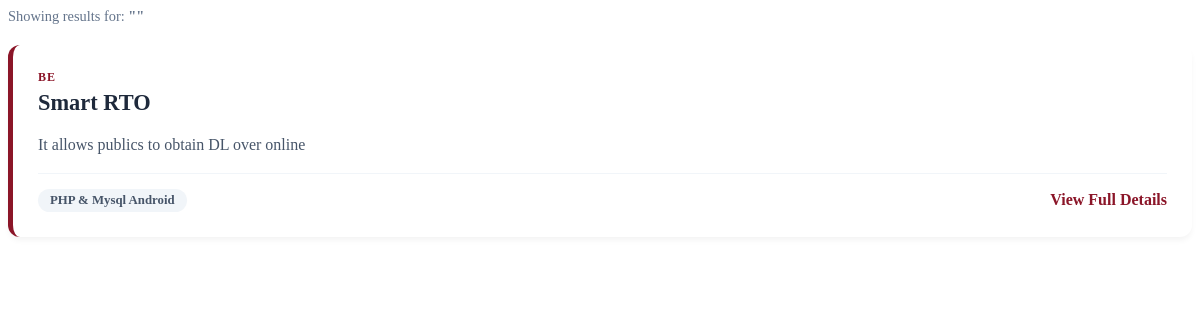
Screenshot of /getresult.php with the database file from the repository.
### tables this page shows
CREATE TABLE `projects` (
  `pid` varchar(20) NOT NULL,
  `title` varchar(100) NOT NULL,
  `year` int(11) NOT NULL,
  `deptid` varchar(10) DEFAULT NULL,
  `guide` varchar(20) DEFAULT NULL,
  `pmates` varchar(100) NOT NULL,
  `tech` varchar(100) NOT NULL,
  `descr` text NOT NULL,
  `limits` varchar(200) NOT NULL,
  `future` text NOT NULL,
  `docname` varchar(100) NOT NULL
);

CREATE TABLE `dept` (
  `deptid` varchar(10) NOT NULL,
  `deptname` varchar(100) NOT NULL
);

### db.php (called while the page is built, shortened)
<?php
$conn = mysqli_connect('localhost', 'root', '', 'pts');
function execute($sql) {
    global $conn;
    $res = $conn->query($sql);
    return $res;
}
?>

### getresult.php (the view, shortened to what this page needs)
<?php
include_once('db.php');
$data = $_REQUEST['data'];
$sql = "SELECT DISTINCT pid, title, descr, tech, deptname, docname
        FROM projects p, dept d
        WHERE (p.deptid=d.deptid
        AND (title LIKE '%$data%' OR title='$data' OR descr LIKE '%$data%' OR descr='$data' OR tech LIKE '%$data%' OR tech='$data'))
        ORDER BY title ASC";
$res = execute($sql);
?>
<div class="search-meta">
    Showing results for: <strong>"<?php echo htmlspecialchars($data); ?>"</strong>
</div>
<?php
if ($res->num_rows > 0) {
    while ($row = $res->fetch_object()) {
?>
    <div class="result-card">
        <span class="result-dept"><?php echo $row->deptname; ?></span>
        <h2 class="result-title">
            <a href="projectdet.php?pid=<?php echo $row->pid; ?>">
                <?php echo $row->title; ?>
            </a>
        </h2>
        <p class="result-descr">
            <?php echo $row->descr; ?>
        </p>
        <div class="result-footer">
            <span class="tech-pill">
                <i class="glyphicon glyphicon-tags"></i> <?php echo $row->tech; ?>
            </span>
            <a href="projectdet.php?pid=<?php echo $row->pid; ?>" style="color: #8B1528; font-weight: 700; text-decoration: none;">
                View Full Details <i class="glyphicon glyphicon-arrow-right"></i>
            </a>
        </div>
    </div>
<?php
    }
}
?>

### getresult.php (style rules this page uses)
.search-meta { margin-bottom: 20px; color: #64748b; font-size: 0.9rem; }
.result-card { background: #ffffff; border-radius: 12px; padding: 25px; margin-bottom: 20px; border-left: 5px solid #8B1528; box-shadow: 0 4px 6px -1px rgba(0, 0, 0, 0.05); transition: transform 0.2s, box-shadow 0.2s; }
.result-dept { font-size: 0.75rem; font-weight: 700; color: #8B1528; text-transform: uppercase; letter-spacing: 1px; display: block; margin-bottom: 5px; }
.result-title { margin: 0 0 10px 0; font-size: 1.4rem; font-weight: 700; }
.result-title a { color: #1e293b; text-decoration: none; transition: color 0.2s; }
.result-descr { color: #475569; line-height: 1.6; margin-bottom: 15px; display: -webkit-box; -webkit-line-clamp: 3; line-clamp: 3; -webkit-box-orient: vertical; overflow: hidden; }
.result-footer { display: flex; justify-content: space-between; align-items: center; border-top: 1px solid #f1f5f9; padding-top: 15px; }
.tech-pill { background: #f1f5f9; color: #475569; padding: 4px 12px; border-radius: 20px; font-size: 0.8rem; font-weight: 600; font-style: normal; }

### rows the page displays
projects: deptid.deptname "BE", title "Smart RTO", descr "It allows publics to obtain DL over online", tech "PHP & Mysql Android"
